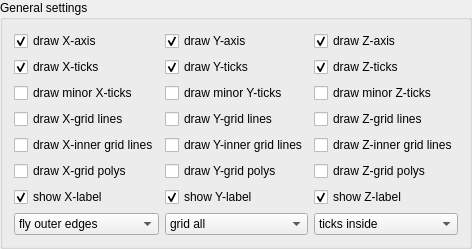
    <widget class="ctkCollapsibleGroupBox" name="generalSettingsCollapsibleGroupBox">
     <property name="title">
      <string>General settings</string>
     </property>
     <layout class="QGridLayout" name="gridLayout">
      <item row="0" column="2">
       <widget class="QCheckBox" name="zAxisCheckBox">
        <property name="sizePolicy">
         <sizepolicy hsizetype="Maximum" vsizetype="Fixed">
          <horstretch>0</horstretch>
          <verstretch>0</verstretch>
         </sizepolicy>
        </property>
        <property name="text">
         <string>draw Z-axis</string>
        </property>
        <property name="checked">
         <bool>true</bool>
        </property>
       </widget>
      </item>
      <item row="3" column="0">
       <widget class="QCheckBox" name="xGridCheckBox">
        <property name="sizePolicy">
         <sizepolicy hsizetype="Maximum" vsizetype="Fixed">
          <horstretch>0</horstretch>
          <verstretch>0</verstretch>
         </sizepolicy>
        </property>
        <property name="text">
         <string>draw X-grid lines</string>
        </property>
        <property name="checked">
         <bool>false</bool>
        </property>
       </widget>
      </item>
      <item row="4" column="1">
       <widget class="QCheckBox" name="yInnerGridCheckBox">
        <property name="text">
         <string>draw Y-inner grid lines</string>
        </property>
       </widget>
      </item>
      <item row="2" column="0">
       <widget class="QCheckBox" name="xMinorTicksCheckBox">
        <property name="sizePolicy">
         <sizepolicy hsizetype="Maximum" vsizetype="Fixed">
          <horstretch>0</horstretch>
          <verstretch>0</verstretch>
         </sizepolicy>
        </property>
        <property name="text">
         <string>draw minor X-ticks</string>
        </property>
       </widget>
      </item>
      <item row="6" column="2">
       <widget class="QCheckBox" name="zLabelCheckBox">
        <property name="sizePolicy">
         <sizepolicy hsizetype="Maximum" vsizetype="Fixed">
          <horstretch>0</horstretch>
          <verstretch>0</verstretch>
         </sizepolicy>
        </property>
        <property name="text">
         <string>show Z-label</string>
        </property>
        <property name="checked">
         <bool>true</bool>
        </property>
       </widget>
      </item>
      <item row="6" column="0">
       <widget class="QCheckBox" name="xLabelCheckBox">
        <property name="sizePolicy">
         <sizepolicy hsizetype="Maximum" vsizetype="Fixed">
          <horstretch>0</horstretch>
          <verstretch>0</verstretch>
         </sizepolicy>
        </property>
        <property name="text">
         <string>show X-label</string>
        </property>
        <property name="checked">
         <bool>true</bool>
        </property>
       </widget>
      </item>
      <item row="0" column="1">
       <widget class="QCheckBox" name="yAxisCheckBox">
        <property name="sizePolicy">
         <sizepolicy hsizetype="Maximum" vsizetype="Fixed">
          <horstretch>0</horstretch>
          <verstretch>0</verstretch>
         </sizepolicy>
        </property>
        <property name="text">
         <string>draw Y-axis</string>
        </property>
        <property name="checked">
         <bool>true</bool>
        </property>
       </widget>
      </item>
      <item row="5" column="0">
       <widget class="QCheckBox" name="xGridpolysCheckBox">
        <property name="text">
         <string>draw X-grid polys</string>
        </property>
       </widget>
      </item>
      <item row="7" column="0">
       <widget class="QComboBox" name="flyModeCombo">
        <item>
         <property name="text">
          <string>fly outer edges</string>
         </property>
        </item>
        <item>
         <property name="text">
          <string>fly closest triad</string>
         </property>
        </item>
        <item>
         <property name="text">
          <string>fly furthest triad</string>
         </property>
        </item>
        <item>
         <property name="text">
          <string>fly static triad</string>
         </property>
        </item>
        <item>
         <property name="text">
          <string>fly static edges</string>
         </property>
        </item>
       </widget>
      </item>
      <item row="0" column="0">
       <widget class="QCheckBox" name="xAxisCheckBox">
        <property name="sizePolicy">
         <sizepolicy hsizetype="Maximum" vsizetype="Fixed">
          <horstretch>0</horstretch>
          <verstretch>0</verstretch>
         </sizepolicy>
        </property>
        <property name="text">
         <string>draw X-axis</string>
        </property>
        <property name="checked">
         <bool>true</bool>
        </property>
       </widget>
      </item>
      <item row="3" column="2">
       <widget class="QCheckBox" name="zGridCheckBox">
        <property name="sizePolicy">
         <sizepolicy hsizetype="Maximum" vsizetype="Fixed">
          <horstretch>0</horstretch>
          <verstretch>0</verstretch>
         </sizepolicy>
        </property>
        <property name="text">
         <string>draw Z-grid lines</string>
        </property>
        <property name="checked">
         <bool>false</bool>
        </property>
       </widget>
      </item>
      <item row="1" column="0">
       <widget class="QCheckBox" name="xTicksCheckBox">
        <property name="sizePolicy">
         <sizepolicy hsizetype="Maximum" vsizetype="Fixed">
          <horstretch>0</horstretch>
          <verstretch>0</verstretch>
         </sizepolicy>
        </property>
        <property name="text">
         <string>draw X-ticks</string>
        </property>
        <property name="checked">
         <bool>true</bool>
        </property>
       </widget>
      </item>
      <item row="7" column="1">
       <widget class="QComboBox" name="gridLocationCombo">
        <item>
         <property name="text">
          <string>grid all</string>
         </property>
        </item>
        <item>
         <property name="text">
          <string>grid closest</string>
         </property>
        </item>
        <item>
         <property name="text">
          <string>grid furthest</string>
         </property>
        </item>
       </widget>
      </item>
      <item row="3" column="1">
       <widget class="QCheckBox" name="yGridCheckBox">
        <property name="sizePolicy">
         <sizepolicy hsizetype="Maximum" vsizetype="Fixed">
          <horstretch>0</horstretch>
          <verstretch>0</verstretch>
         </sizepolicy>
        </property>
        <property name="text">
         <string>draw Y-grid lines</string>
        </property>
        <property name="checked">
         <bool>false</bool>
        </property>
       </widget>
      </item>
      <item row="4" column="0">
       <widget class="QCheckBox" name="xInnerGridCheckBox">
        <property name="text">
         <string>draw X-inner grid lines</string>
        </property>
       </widget>
      </item>
      <item row="5" column="1">
       <widget class="QCheckBox" name="yGridpolysCheckBox">
        <property name="text">
         <string>draw Y-grid polys</string>
        </property>
       </widget>
      </item>
      <item row="2" column="2">
       <widget class="QCheckBox" name="zMinorTicksCheckBox">
        <property name="sizePolicy">
         <sizepolicy hsizetype="Maximum" vsizetype="Fixed">
          <horstretch>0</horstretch>
          <verstretch>0</verstretch>
         </sizepolicy>
        </property>
        <property name="text">
         <string>draw minor Z-ticks</string>
        </property>
       </widget>
      </item>
      <item row="6" column="1">
       <widget class="QCheckBox" name="yLabelCheckBox">
        <property name="sizePolicy">
         <sizepolicy hsizetype="Maximum" vsizetype="Fixed">
          <horstretch>0</horstretch>
          <verstretch>0</verstretch>
         </sizepolicy>
        </property>
        <property name="text">
         <string>show Y-label</string>
        </property>
        <property name="checked">
         <bool>true</bool>
        </property>
       </widget>
      </item>
      <item row="5" column="2">
       <widget class="QCheckBox" name="zGridpolysCheckBox">
        <property name="text">
         <string>draw Z-grid polys</string>
        </property>
       </widget>
      </item>
      <item row="4" column="2">
       <widget class="QCheckBox" name="zInnerGridCheckBox">
        <property name="text">
         <string>draw Z-inner grid lines</string>
        </property>
       </widget>
      </item>
      <item row="7" column="2">
       <widget class="QComboBox" name="tickLocationCombo">
        <item>
         <property name="text">
          <string>ticks inside</string>
         </property>
        </item>
        <item>
         <property name="text">
          <string>ticks outside</string>
         </property>
        </item>
        <item>
         <property name="text">
          <string>ticks both</string>
         </property>
        </item>
       </widget>
      </item>
      <item row="1" column="1">
       <widget class="QCheckBox" name="yTicksCheckBox">
        <property name="sizePolicy">
         <sizepolicy hsizetype="Maximum" vsizetype="Fixed">
          <horstretch>0</horstretch>
          <verstretch>0</verstretch>
         </sizepolicy>
        </property>
        <property name="text">
         <string>draw Y-ticks</string>
        </property>
        <property name="checked">
         <bool>true</bool>
        </property>
       </widget>
      </item>
      <item row="2" column="1">
       <widget class="QCheckBox" name="yMinorTicksCheckBox">
        <property name="sizePolicy">
         <sizepolicy hsizetype="Maximum" vsizetype="Fixed">
          <horstretch>0</horstretch>
          <verstretch>0</verstretch>
         </sizepolicy>
        </property>
        <property name="text">
         <string>draw minor Y-ticks</string>
        </property>
       </widget>
      </item>
      <item row="1" column="2">
       <widget class="QCheckBox" name="zTicksCheckBox">
        <property name="sizePolicy">
         <sizepolicy hsizetype="Maximum" vsizetype="Fixed">
          <horstretch>0</horstretch>
          <verstretch>0</verstretch>
         </sizepolicy>
        </property>
        <property name="text">
         <string>draw Z-ticks</string>
        </property>
        <property name="checked">
         <bool>true</bool>
        </property>
       </widget>
      </item>
     </layout>
    </widget>
